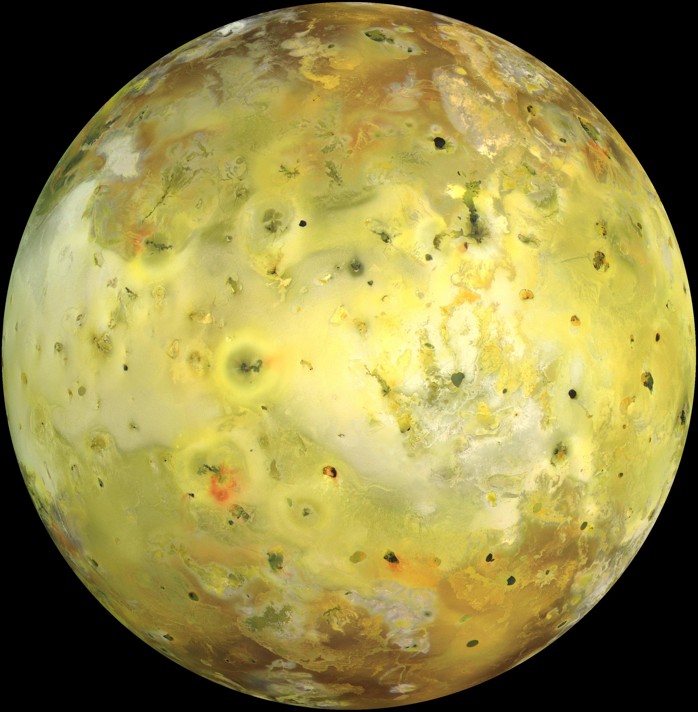
#> input picture module-3/clean_io_small.png, 698 x 712 px, found by its file name
$ python planets_plot.py
#> lines starting #> are read from the running program, lines starting #| are printed output that depends on the picture
# planets_plot_starter.py -- the ten planets as arrays, ready to plot (Pod 6). Copy this file to planets_plot.py and work on the copy.
# Run from the repository folder:  python module-4/planets_plot.py
import numpy as np
import matplotlib.pyplot as plt

SIGMA = 5.67e-8          # Stefan-Boltzmann constant, W m^-2 K^-4
L_SUN = 3.8e26           # solar luminosity, W
AU = 1.496e11            # meters per AU

name = np.array(["Earth", "Mars", "HD 209458 b", "51 Peg b", "TRAPPIST-1 e",
                 "Kepler-22 b", "55 Cnc e", "HD 189733 b", "Kepler-452 b", "Proxima b"])
lum = np.array([1.0, 1.0, 1.6, 1.3, 0.00055, 0.79, 0.58, 0.34, 1.2, 0.0016])        # star luminosity, solar units
dist = np.array([1.000, 1.524, 0.047, 0.052, 0.029, 0.85, 0.0154, 0.031, 1.046, 0.0485])   # distance, AU


def t_eq(L, d):
    """Equilibrium temperature (K) at distance d (m) from a star of luminosity L (W)."""
    return (L / (16 * np.pi * SIGMA * d**2)) ** 0.25


if __name__ == "__main__":
    #equilibrium temp of each planet
    T = t_eq(lum * L_SUN, dist * AU)
    #create figure and set of axes
    fig, (ax2,ax) = plt.subplots(1,2, figsize = (12,6))
    fig.suptitle("Planet temperature vs orbital distance from host star")
    ax2.set_title("Linear axis")
    #plot each planet as a point, distance in AU and temp in K
    ax.scatter(dist, T, label = "Planets")
    ax.set_xlabel("Orbital distance from host star (AU)")
    ax.set_ylabel("Temperature (K)")
    ax.set_title("Log axis")
    #build curve, 0.01 to 2 AU
    d = np.linspace(0.01, 2.0, 200)
    T_curve = t_eq(L_SUN, d * AU)  #curve for a sunlike star
    T_half = t_eq(0.5*L_SUN, d*AU) #curve for a star with half luminosity of sun
    #change axis to log, curve will be a straight line
    ax.set_xscale("log")
    ax.set_yscale("log")
    ax.plot(d, T_curve, label = r"Sun-like star (1L$_\odot$)")
    ax.plot(d, T_half, linestyle = "--", label = r"Half Sun-like star (0.5L$_\odot$)")
    ax2.scatter(dist, T, label="Planets") #linear axes
    ax2.set_xlabel("Orbital distance from host star (AU)")
    ax2.set_ylabel("Temperature (K)")
    ax2.plot(d, T_curve, label=r"Sun-like star (1L$_\odot$)")
    ax2.plot(d, T_half, linestyle="--", label=r"Half Sun-like star (0.5L$_\odot$)")

    #label each planet
    # custom (x, y) offsets in points for planets in crowded spots
    offsets = {
        "HD 209458 b":  (6, 6),
        "51 Peg b":     (6, -10),
        "HD 189733 b":  (-60, -4),
        "Kepler-22 b":  (-58, 4),
        "Earth":        (-10, -14),
        "Kepler-452 b": (6, 6),
        "TRAPPIST-1 e": (-30, -14),
    }
    for n, x, y in zip(name, dist, T):
        dx, dy = offsets.get(n, (5, 5))   # everyone else: up and right
        ax.annotate(n, (x, y), xytext=(dx, dy), textcoords="offset points", fontsize=8)
    for n, x, y in zip(name, dist, T):
        dx, dy = offsets.get(n, (5, 5))   # everyone else: up and right
        ax2.annotate(n, (x, y), xytext=(dx, dy), textcoords="offset points", fontsize=8)
    ax.legend()
    ax2.legend()
    fig.savefig("module-4/planets.png", dpi=130)
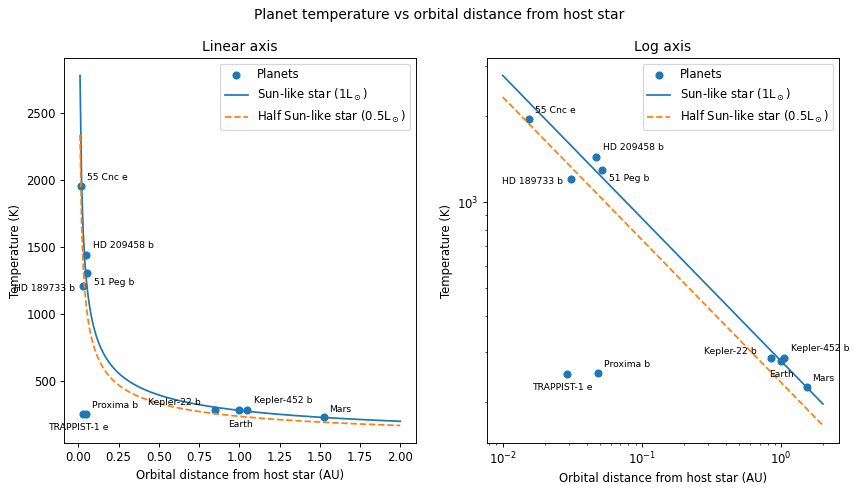
#> figure drawn by matplotlib, 2 panels; panel 1: curve peaks at x = 0.01, y = 2778.2; panel 1: curve peaks at x = 0.01, y = 2336.2; panel 2: curve peaks at x = 0.01, y = 2778.2; panel 2: curve peaks at x = 0.01, y = 2336.2
    print("wrote module-4/planets.png")
    loss_per_orbit = 5.586 #radius lost per orbit in m
    R = np.linspace(100,5000,200) #comet radius, 100m to 5km, 200 values evenly spaced
    orbits_left = R/loss_per_orbit #orbits until comet is burnt out
    fig2, ax2 = plt.subplots(figsize = (8,6))
    ax2.plot(R, orbits_left, label="5.586m lost per orbit") #linear axis so proportional relation is straight line
    ax2.set_xlabel("Comet radius (m)")
    ax2.set_ylabel("Orbits remaining")
    ax2.set_title("Comet lifetime vs. radius ")
    ax2.legend()
    fig2.savefig("module-4/comet_lifetime.png", dpi=150)
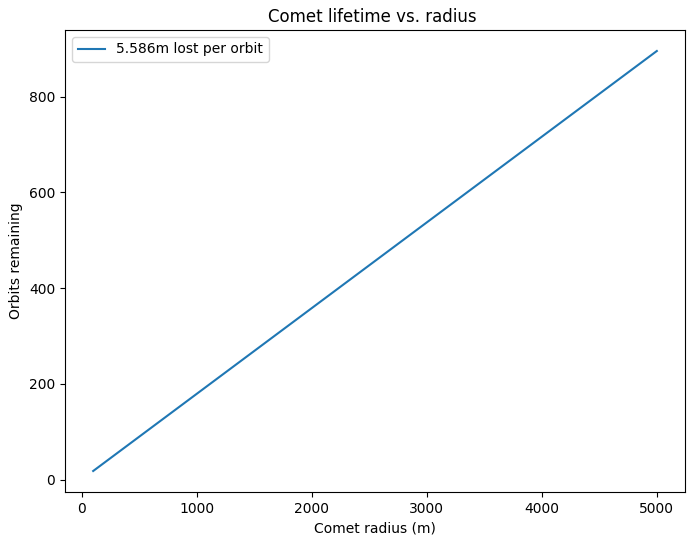
#> figure drawn by matplotlib, 1 panel; curve peaks at x = 5000, y = 895.1
    print("wrote module-4/comet_lifetime.png")


I = plt.imread("module-3/clean_io_small.png") #read in io image from module 4
#> I is the input picture: shape (712, 698, 3) float32; mean R, G, B 0.581, 0.541, 0.281
print(I.shape, I.dtype, I.min(), I.max()) #check the size and value range of the image
#| (712, 698, 3) float32 0.0 1.0
fig, (ax,ax2) = plt.subplots(1,2,figsize=(12,5))
ax.hist(I[:,:,0].ravel(), bins=50) #[:,:,0] is the red chanel and .ravel() flattens 2D to 1D
ax2.hist(I[:,:,0][I[:,:,0]>0.02], bins=50) #only keep the red vals above 0.02, removing the black background
ax.set_xlabel("Red value")
ax.set_ylabel("Number of pixels")
ax.set_title("Histogram of red values in the Io image")
ax2.set_title("Histogram with background removed")
fig.savefig("module-4/io_red_hist.png", dpi=150)
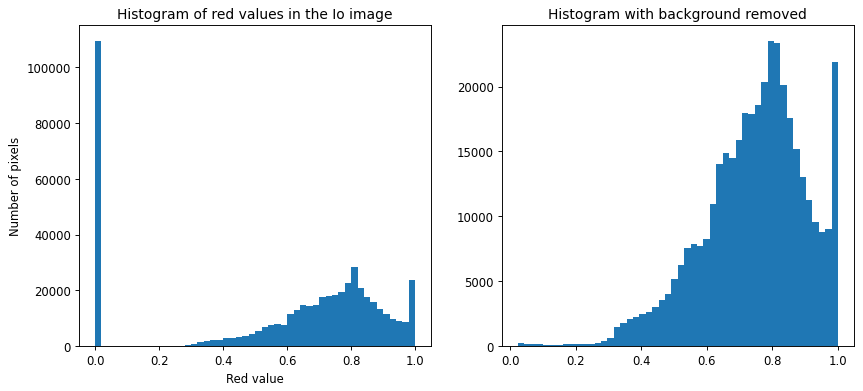
#> figure drawn by matplotlib, 2 panels; panel 1: tallest bar 109582 high, from x = 0 to 0.02; panel 2: tallest bar 23539 high, from x = 0.785 to 0.805
print("wrote module-4/io_red_hist.png")
#the big spike is on the far left of the histogram, at 0, and comes from the background
